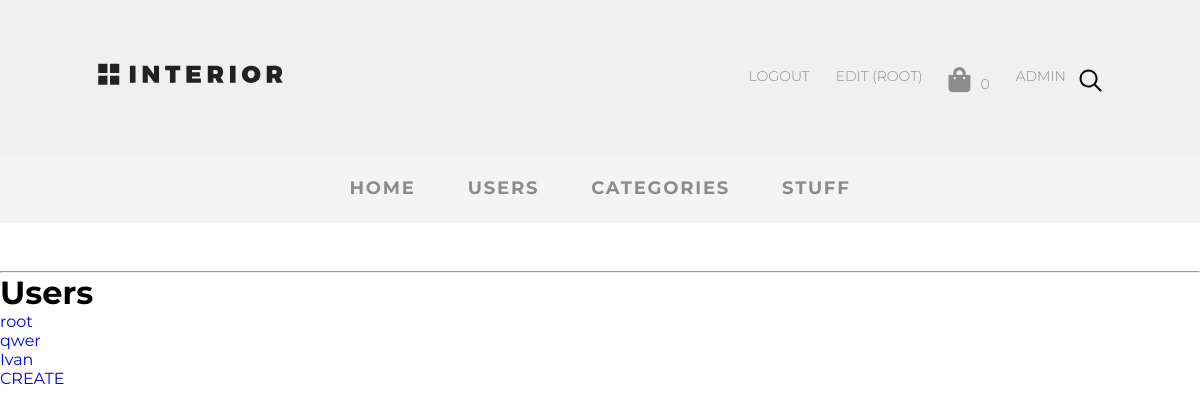
/adminapp/users/index (signed in), run on an earlier commit of the app's database.
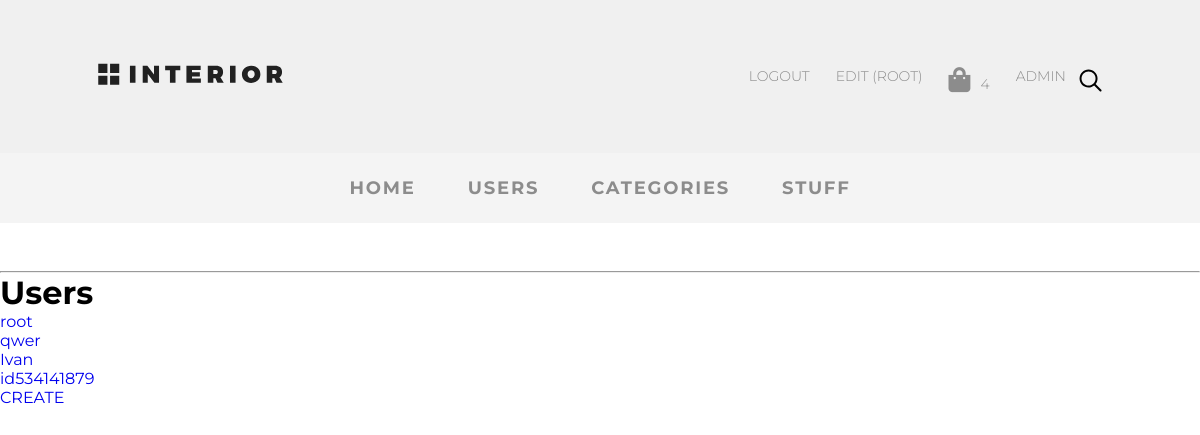
And on a later commit of the database.
### basketapp/models.py (models this page shows, shortened)
class Basket(models.Model):
    _price: float
    _total_qty: int
    _total_price: float
    objects = BasketQuerySet.as_manager()
    user = models.ForeignKey(settings.AUTH_USER_MODEL, on_delete=models.CASCADE, related_name='basket')
    product = models.ForeignKey(Stuff, on_delete=models.CASCADE)
    quantity = models.PositiveIntegerField(verbose_name='Quantity', default=0)
    add_datetime = models.DateTimeField(verbose_name='data', auto_now_add=True)
    @cached_property
    def get_items_cached(self):
        return self.user.basket.select_related()
    @property
    def total_qty(self):
        items = self.get_items_cached
        return sum([x.quantity for x in items])

### authapp/models.py (models this page shows, shortened)
class CustomUser(AbstractUser):
    age = models.PositiveIntegerField(verbose_name='возраст', default=18)
    ava = models.ImageField(upload_to='avatars', verbose_name='аватар',)
    email = models.EmailField(verbose_name='email', blank='True')
    activation_key = models.CharField(max_length=128, blank=True)
    activation_key_expired = models.DateTimeField(default=(now() + timedelta(hours=48)))

### adminapp/controllers/users.py (the view)
# urls.py: path('users/index', ctr.UserListView.as_view(), name='users'),
class UserListView(ListView):
    model = CustomUser
    template_name = 'adminapp/users/index.html'
    @method_decorator(user_passes_test(lambda u: u.is_superuser))
    def dispatch(self, request, *args, **kwargs):
        return super(UserListView, self).dispatch(request, *args, **kwargs)

### mainapp/context_processors.py (called while the page is built)
def basket(request:HttpRequest):
    basket = []
    if request.user.is_authenticated:
        basket = Basket.objects.filter(user=request.user)
    return {
        'basket':basket
    }

### adminapp/templates/adminapp/users/index.html
{% extends 'adminapp/base.html' %}
{% block content %}
<hr>
<h1>Users</h1>
<ul>
    {% for i in object_list %}
    <li>
        <a href="{% url 'adminapp:users_read' i.id %}">{{i.username}}</a>
    </li>
    {% endfor %}
</ul>
<a href="{% url 'adminapp:users_create' %}">CREATE</a>
{% endblock %}

### adminapp/templates/adminapp/menu.html (shortened to what this page needs)
{% load static %}
<ul class="menu">
<li class="menu-list">
<a href="{% url 'home' %}"
class="menu-link">
</a>
</li>
    {% if user.is_authenticated %}
    <li class="menu-list">
        <a href="{% url 'auth:logout' %}" class="menu-link">
            Logout
        </a>
    </li>
    <li class="menu-list">
        <a href="{% url 'auth:edit' %}" class="menu-link">
            Edit ({{user.username}})
        </a>
    </li>
    <li class="menu-list"><a href="{%url 'basket:index'%}" class="menu-link"><i class="fas fa-shopping-bag"></i>{{basket.0.total_qty}}</li></a>
    <li class="menu-list">
        <a href="{% url 'adminapp:products' %}" class="menu-link">
            ADMIN
        </a>
    </li>
    {% else %}
    <li class="menu-list"><a href="{% url 'auth:login' %}" class="menu-link">
        Login
    </a></li>
    {% endif %}
    <li class="menu-list search"><img src="{% static 'img/search.svg' %}" alt="search"></li>
                </ul>

What changed in the data, as far as the page shows it:
computed for Basket: user+quantity "0" → "4"
added CustomUser: username "id534141879"
